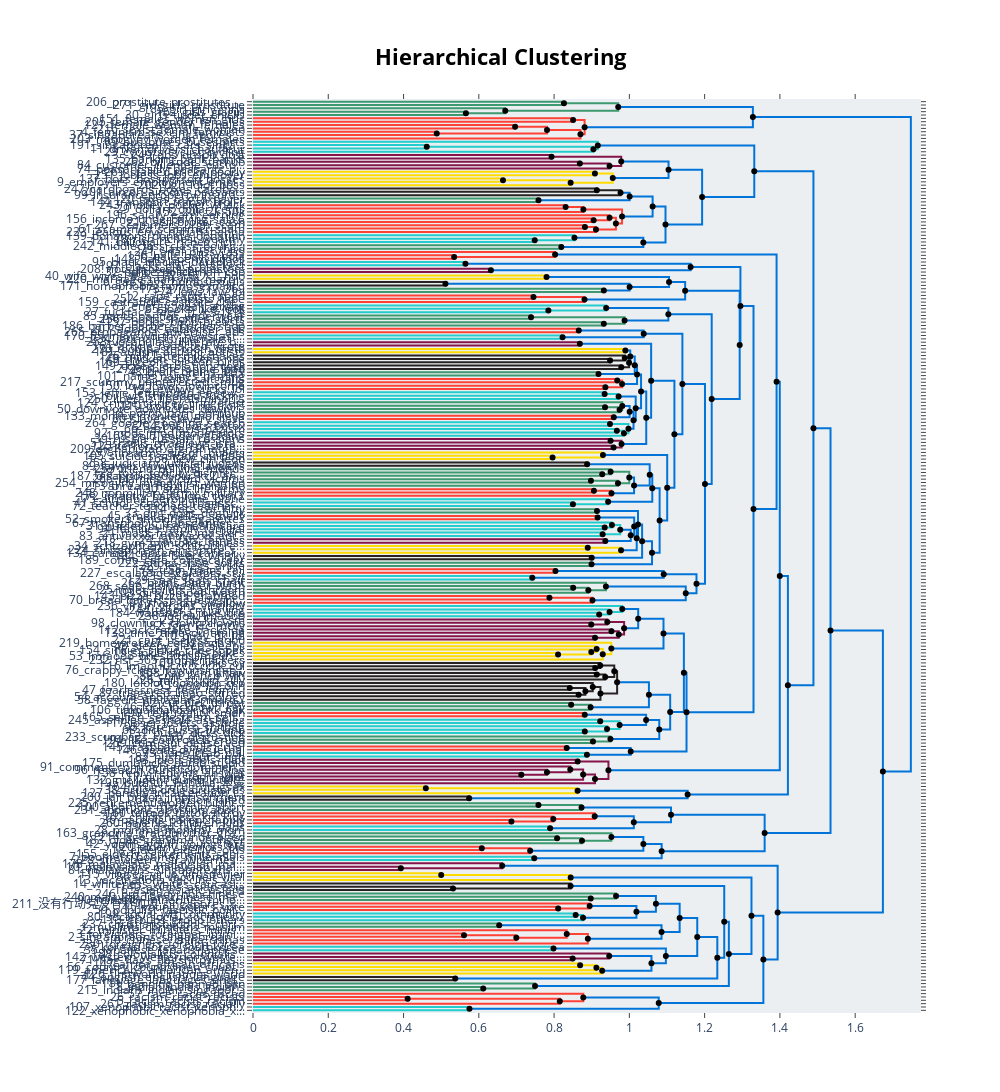

Source (notebook cell):
### Code cell
from scipy.cluster import hierarchy as sch

#  Hierarchical topics
linkage_function = lambda x: sch.linkage(
    x, "complete", optimal_ordering=True
)  # use either complete or ward
hierarchical_topics_1 = topic_model_1.hierarchical_topics(
    text, linkage_function=linkage_function
)
topic_model_custom.visualize_hierarchy(hierarchical_topics=hierarchical_topics_1)
